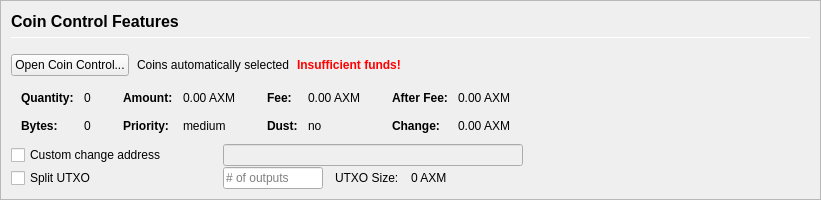
         <widget class="QFrame" name="frameCoinControl">
          <property name="sizePolicy">
           <sizepolicy hsizetype="Expanding" vsizetype="Expanding">
            <horstretch>0</horstretch>
            <verstretch>0</verstretch>
           </sizepolicy>
          </property>
          <property name="maximumSize">
           <size>
            <width>16777215</width>
            <height>16777215</height>
           </size>
          </property>
          <property name="frameShape">
           <enum>QFrame::StyledPanel</enum>
          </property>
          <property name="frameShadow">
           <enum>QFrame::Sunken</enum>
          </property>
          <layout class="QVBoxLayout" name="verticalLayoutCoinControl2">
           <property name="spacing">
            <number>0</number>
           </property>
           <property name="leftMargin">
            <number>0</number>
           </property>
           <property name="topMargin">
            <number>0</number>
           </property>
           <property name="rightMargin">
            <number>0</number>
           </property>
           <property name="bottomMargin">
            <number>0</number>
           </property>
           <item>
            <widget class="QFrame" name="frameCoinControl_BG">
             <layout class="QVBoxLayout" name="verticalLayoutCoinControl" stretch="0,0,0,0,0,0">
              <property name="spacing">
               <number>1</number>
              </property>
              <property name="leftMargin">
               <number>10</number>
              </property>
              <property name="topMargin">
               <number>10</number>
              </property>
              <item>
               <layout class="QHBoxLayout" name="horizontalLayoutCoinControl1">
                <property name="bottomMargin">
                 <number>15</number>
                </property>
                <item>
                 <layout class="QVBoxLayout" name="verticalLayout_3">
                  <property name="spacing">
                   <number>6</number>
                  </property>
                  <item>
                   <widget class="QLabel" name="labelCoinControlFeatures">
                    <property name="sizePolicy">
                     <sizepolicy hsizetype="Preferred" vsizetype="Maximum">
                      <horstretch>0</horstretch>
                      <verstretch>0</verstretch>
                     </sizepolicy>
                    </property>
                    <property name="minimumSize">
                     <size>
                      <width>0</width>
                      <height>20</height>
                     </size>
                    </property>
                    <property name="font">
                     <font>
                      <pointsize>12</pointsize>
                      <weight>75</weight>
                      <bold>true</bold>
                     </font>
                    </property>
                    <property name="styleSheet">
                     <string notr="true">font-weight:bold;</string>
                    </property>
                    <property name="text">
                     <string>Coin Control Features</string>
                    </property>
                   </widget>
                  </item>
                  <item>
                   <widget class="Line" name="line">
                    <property name="minimumSize">
                     <size>
                      <width>0</width>
                      <height>1</height>
                     </size>
                    </property>
                    <property name="maximumSize">
                     <size>
                      <width>16777215</width>
                      <height>1</height>
                     </size>
                    </property>
                    <property name="orientation">
                     <enum>Qt::Horizontal</enum>
                    </property>
                   </widget>
                  </item>
                 </layout>
                </item>
               </layout>
              </item>
              <item>
               <layout class="QHBoxLayout" name="horizontalLayoutCoinControl2" stretch="0,0,0,0">
                <property name="spacing">
                 <number>8</number>
                </property>
                <property name="bottomMargin">
                 <number>10</number>
                </property>
                <item>
                 <widget class="QPushButton" name="pushButtonCoinControl">
                  <property name="styleSheet">
                   <string notr="true"/>
                  </property>
                  <property name="text">
                   <string>Open Coin Control...</string>
                  </property>
                  <property name="autoDefault">
                   <bool>false</bool>
                  </property>
                 </widget>
                </item>
                <item>
                 <widget class="QLabel" name="labelCoinControlAutomaticallySelected">
                  <property name="text">
                   <string>Coins automatically selected</string>
                  </property>
                  <property name="margin">
                   <number>5</number>
                  </property>
                 </widget>
                </item>
                <item>
                 <widget class="QLabel" name="labelCoinControlInsuffFunds">
                  <property name="font">
                   <font>
                    <weight>75</weight>
                    <bold>true</bold>
                   </font>
                  </property>
                  <property name="styleSheet">
                   <string notr="true">color:red;font-weight:bold;</string>
                  </property>
                  <property name="text">
                   <string>Insufficient funds!</string>
                  </property>
                  <property name="margin">
                   <number>5</number>
                  </property>
                 </widget>
                </item>
                <item>
                 <spacer name="horizontalSpacerCoinControl">
                  <property name="orientation">
                   <enum>Qt::Horizontal</enum>
                  </property>
                  <property name="sizeHint" stdset="0">
                   <size>
                    <width>40</width>
                    <height>1</height>
                   </size>
                  </property>
                 </spacer>
                </item>
               </layout>
              </item>
              <item>
               <widget class="QWidget" name="widgetCoinControl" native="true">
                <property name="sizePolicy">
                 <sizepolicy hsizetype="Preferred" vsizetype="Preferred">
                  <horstretch>0</horstretch>
                  <verstretch>0</verstretch>
                 </sizepolicy>
                </property>
                <property name="minimumSize">
                 <size>
                  <width>0</width>
                  <height>0</height>
                 </size>
                </property>
                <property name="styleSheet">
                 <string notr="true"/>
                </property>
                <layout class="QHBoxLayout" name="horizontalLayoutCoinControl5">
                 <property name="leftMargin">
                  <number>0</number>
                 </property>
                 <property name="topMargin">
                  <number>0</number>
                 </property>
                 <property name="rightMargin">
                  <number>0</number>
                 </property>
                 <property name="bottomMargin">
                  <number>0</number>
                 </property>
                 <item>
                  <layout class="QHBoxLayout" name="horizontalLayoutCoinControl3" stretch="0,0,0,1">
                   <property name="spacing">
                    <number>20</number>
                   </property>
                   <property name="topMargin">
                    <number>0</number>
                   </property>
                   <property name="bottomMargin">
                    <number>10</number>
                   </property>
                   <item>
                    <layout class="QFormLayout" name="formLayoutCoinControl1">
                     <property name="horizontalSpacing">
                      <number>10</number>
                     </property>
                     <property name="verticalSpacing">
                      <number>14</number>
                     </property>
                     <property name="leftMargin">
                      <number>10</number>
                     </property>
                     <property name="topMargin">
                      <number>4</number>
                     </property>
                     <property name="rightMargin">
                      <number>6</number>
                     </property>
                     <item row="0" column="0">
                      <widget class="QLabel" name="labelCoinControlQuantityText">
                       <property name="font">
                        <font>
                         <weight>75</weight>
                         <bold>true</bold>
                        </font>
                       </property>
                       <property name="text">
                        <string>Quantity:</string>
                       </property>
                       <property name="margin">
                        <number>0</number>
                       </property>
                      </widget>
                     </item>
                     <item row="0" column="1">
                      <widget class="QLabel" name="labelCoinControlQuantity">
                       <property name="cursor">
                        <cursorShape>IBeamCursor</cursorShape>
                       </property>
                       <property name="contextMenuPolicy">
                        <enum>Qt::ActionsContextMenu</enum>
                       </property>
                       <property name="text">
                        <string notr="true">0</string>
                       </property>
                       <property name="margin">
                        <number>0</number>
                       </property>
                       <property name="textInteractionFlags">
                        <set>Qt::LinksAccessibleByMouse|Qt::TextSelectableByKeyboard|Qt::TextSelectableByMouse</set>
                       </property>
                      </widget>
                     </item>
                     <item row="1" column="0">
                      <widget class="QLabel" name="labelCoinControlBytesText">
                       <property name="font">
                        <font>
                         <weight>75</weight>
                         <bold>true</bold>
                        </font>
                       </property>
                       <property name="text">
                        <string>Bytes:</string>
                       </property>
                      </widget>
                     </item>
                     <item row="1" column="1">
                      <widget class="QLabel" name="labelCoinControlBytes">
                       <property name="cursor">
                        <cursorShape>IBeamCursor</cursorShape>
                       </property>
                       <property name="contextMenuPolicy">
                        <enum>Qt::ActionsContextMenu</enum>
                       </property>
                       <property name="text">
                        <string notr="true">0</string>
                       </property>
                       <property name="textInteractionFlags">
                        <set>Qt::LinksAccessibleByMouse|Qt::TextSelectableByKeyboard|Qt::TextSelectableByMouse</set>
                       </property>
                      </widget>
                     </item>
                    </layout>
                   </item>
                   <item>
                    <layout class="QFormLayout" name="formLayoutCoinControl2">
                     <property name="horizontalSpacing">
                      <number>10</number>
                     </property>
                     <property name="verticalSpacing">
                      <number>14</number>
                     </property>
                     <property name="leftMargin">
                      <number>6</number>
                     </property>
                     <property name="topMargin">
                      <number>4</number>
                     </property>
                     <property name="rightMargin">
                      <number>6</number>
                     </property>
                     <item row="0" column="0">
                      <widget class="QLabel" name="labelCoinControlAmountText">
                       <property name="font">
                        <font>
                         <weight>75</weight>
                         <bold>true</bold>
                        </font>
                       </property>
                       <property name="text">
                        <string>Amount:</string>
                       </property>
                       <property name="margin">
                        <number>0</number>
                       </property>
                      </widget>
                     </item>
                     <item row="0" column="1">
                      <widget class="QLabel" name="labelCoinControlAmount">
                       <property name="cursor">
                        <cursorShape>IBeamCursor</cursorShape>
                       </property>
                       <property name="contextMenuPolicy">
                        <enum>Qt::ActionsContextMenu</enum>
                       </property>
                       <property name="text">
                        <string notr="true">0.00 AXM</string>
                       </property>
                       <property name="textInteractionFlags">
                        <set>Qt::LinksAccessibleByMouse|Qt::TextSelectableByKeyboard|Qt::TextSelectableByMouse</set>
                       </property>
                      </widget>
                     </item>
                     <item row="1" column="0">
                      <widget class="QLabel" name="labelCoinControlPriorityText">
                       <property name="font">
                        <font>
                         <weight>75</weight>
                         <bold>true</bold>
                        </font>
                       </property>
                       <property name="text">
                        <string>Priority:</string>
                       </property>
                      </widget>
                     </item>
                     <item row="1" column="1">
                      <widget class="QLabel" name="labelCoinControlPriority">
                       <property name="cursor">
                        <cursorShape>IBeamCursor</cursorShape>
                       </property>
                       <property name="contextMenuPolicy">
                        <enum>Qt::ActionsContextMenu</enum>
                       </property>
                       <property name="text">
                        <string>medium</string>
                       </property>
                       <property name="textInteractionFlags">
                        <set>Qt::LinksAccessibleByMouse|Qt::TextSelectableByKeyboard|Qt::TextSelectableByMouse</set>
                       </property>
                      </widget>
                     </item>
                    </layout>
                   </item>
                   <item>
                    <layout class="QFormLayout" name="formLayoutCoinControl3">
                     <property name="horizontalSpacing">
                      <number>10</number>
                     </property>
                     <property name="verticalSpacing">
                      <number>14</number>
                     </property>
                     <property name="leftMargin">
                      <number>6</number>
                     </property>
                     <property name="topMargin">
                      <number>4</number>
                     </property>
                     <property name="rightMargin">
                      <number>6</number>
                     </property>
                     <item row="0" column="0">
                      <widget class="QLabel" name="labelCoinControlFeeText">
                       <property name="font">
                        <font>
                         <weight>75</weight>
                         <bold>true</bold>
                        </font>
                       </property>
                       <property name="text">
                        <string>Fee:</string>
                       </property>
                       <property name="margin">
                        <number>0</number>
                       </property>
                      </widget>
                     </item>
                     <item row="0" column="1">
                      <widget class="QLabel" name="labelCoinControlFee">
                       <property name="cursor">
                        <cursorShape>IBeamCursor</cursorShape>
                       </property>
                       <property name="contextMenuPolicy">
                        <enum>Qt::ActionsContextMenu</enum>
                       </property>
                       <property name="text">
                        <string notr="true">0.00 AXM</string>
                       </property>
                       <property name="textInteractionFlags">
                        <set>Qt::LinksAccessibleByMouse|Qt::TextSelectableByKeyboard|Qt::TextSelectableByMouse</set>
                       </property>
                      </widget>
                     </item>
                     <item row="1" column="0">
                      <widget class="QLabel" name="labelCoinControlLowOutputText">
                       <property name="font">
                        <font>
                         <weight>75</weight>
                         <bold>true</bold>
                        </font>
                       </property>
                       <property name="text">
                        <string>Dust:</string>
                       </property>
                      </widget>
                     </item>
                     <item row="1" column="1">
                      <widget class="QLabel" name="labelCoinControlLowOutput">
                       <property name="cursor">
                        <cursorShape>IBeamCursor</cursorShape>
                       </property>
                       <property name="contextMenuPolicy">
                        <enum>Qt::ActionsContextMenu</enum>
                       </property>
                       <property name="text">
                        <string>no</string>
                       </property>
                       <property name="textInteractionFlags">
                        <set>Qt::LinksAccessibleByMouse|Qt::TextSelectableByKeyboard|Qt::TextSelectableByMouse</set>
                       </property>
                      </widget>
                     </item>
                    </layout>
                   </item>
                   <item>
                    <layout class="QFormLayout" name="formLayoutCoinControl4">
                     <property name="horizontalSpacing">
                      <number>10</number>
                     </property>
                     <property name="verticalSpacing">
                      <number>14</number>
                     </property>
                     <property name="leftMargin">
                      <number>6</number>
                     </property>
                     <property name="topMargin">
                      <number>4</number>
                     </property>
                     <property name="rightMargin">
                      <number>6</number>
                     </property>
                     <item row="0" column="0">
                      <widget class="QLabel" name="labelCoinControlAfterFeeText">
                       <property name="font">
                        <font>
                         <weight>75</weight>
                         <bold>true</bold>
                        </font>
                       </property>
                       <property name="text">
                        <string>After Fee:</string>
                       </property>
                       <property name="margin">
                        <number>0</number>
                       </property>
                      </widget>
                     </item>
                     <item row="0" column="1">
                      <widget class="QLabel" name="labelCoinControlAfterFee">
                       <property name="cursor">
                        <cursorShape>IBeamCursor</cursorShape>
                       </property>
                       <property name="contextMenuPolicy">
                        <enum>Qt::ActionsContextMenu</enum>
                       </property>
                       <property name="text">
                        <string notr="true">0.00 AXM</string>
                       </property>
                       <property name="textInteractionFlags">
                        <set>Qt::LinksAccessibleByMouse|Qt::TextSelectableByKeyboard|Qt::TextSelectableByMouse</set>
                       </property>
                      </widget>
                     </item>
                     <item row="1" column="0">
                      <widget class="QLabel" name="labelCoinControlChangeText">
                       <property name="font">
                        <font>
                         <weight>75</weight>
                         <bold>true</bold>
                        </font>
                       </property>
                       <property name="text">
                        <string>Change:</string>
                       </property>
                      </widget>
                     </item>
                     <item row="1" column="1">
                      <widget class="QLabel" name="labelCoinControlChange">
                       <property name="cursor">
                        <cursorShape>IBeamCursor</cursorShape>
                       </property>
                       <property name="contextMenuPolicy">
                        <enum>Qt::ActionsContextMenu</enum>
                       </property>
                       <property name="text">
                        <string notr="true">0.00 AXM</string>
                       </property>
                       <property name="textInteractionFlags">
                        <set>Qt::LinksAccessibleByMouse|Qt::TextSelectableByKeyboard|Qt::TextSelectableByMouse</set>
                       </property>
                      </widget>
                     </item>
                    </layout>
                   </item>
                  </layout>
                 </item>
                </layout>
               </widget>
              </item>
              <item>
               <layout class="QHBoxLayout" name="horizontalLayoutCoinControl4">
                <property name="spacing">
                 <number>12</number>
                </property>
                <property name="sizeConstraint">
                 <enum>QLayout::SetDefaultConstraint</enum>
                </property>
                <property name="topMargin">
                 <number>0</number>
                </property>
                <property name="rightMargin">
                 <number>0</number>
                </property>
                <item>
                 <widget class="QCheckBox" name="checkBoxCoinControlChange">
                  <property name="sizePolicy">
                   <sizepolicy hsizetype="Preferred" vsizetype="Preferred">
                    <horstretch>0</horstretch>
                    <verstretch>0</verstretch>
                   </sizepolicy>
                  </property>
                  <property name="minimumSize">
                   <size>
                    <width>200</width>
                    <height>0</height>
                   </size>
                  </property>
                  <property name="maximumSize">
                   <size>
                    <width>200</width>
                    <height>16777215</height>
                   </size>
                  </property>
                  <property name="toolTip">
                   <string>If this is activated, but the change address is empty or invalid, change will be sent to a newly generated address.</string>
                  </property>
                  <property name="text">
                   <string>Custom change address</string>
                  </property>
                 </widget>
                </item>
                <item>
                 <widget class="QValidatedLineEdit" name="lineEditCoinControlChange">
                  <property name="enabled">
                   <bool>false</bool>
                  </property>
                  <property name="sizePolicy">
                   <sizepolicy hsizetype="Preferred" vsizetype="Preferred">
                    <horstretch>0</horstretch>
                    <verstretch>0</verstretch>
                   </sizepolicy>
                  </property>
                  <property name="minimumSize">
                   <size>
                    <width>300</width>
                    <height>0</height>
                   </size>
                  </property>
                 </widget>
                </item>
                <item>
                 <widget class="QLabel" name="labelCoinControlChangeLabel">
                  <property name="sizePolicy">
                   <sizepolicy hsizetype="Preferred" vsizetype="Preferred">
                    <horstretch>0</horstretch>
                    <verstretch>0</verstretch>
                   </sizepolicy>
                  </property>
                  <property name="minimumSize">
                   <size>
                    <width>100</width>
                    <height>0</height>
                   </size>
                  </property>
                  <property name="text">
                   <string/>
                  </property>
                  <property name="margin">
                   <number>3</number>
                  </property>
                 </widget>
                </item>
               </layout>
              </item>
              <item>
               <layout class="QHBoxLayout" name="horizontalLayoutCoinControl6">
                <property name="spacing">
                 <number>12</number>
                </property>
                <property name="rightMargin">
                 <number>0</number>
                </property>
                <item>
                 <widget class="QCheckBox" name="splitBlockCheckBox">
                  <property name="sizePolicy">
                   <sizepolicy hsizetype="Preferred" vsizetype="Preferred">
                    <horstretch>0</horstretch>
                    <verstretch>0</verstretch>
                   </sizepolicy>
                  </property>
                  <property name="minimumSize">
                   <size>
                    <width>200</width>
                    <height>0</height>
                   </size>
                  </property>
                  <property name="maximumSize">
                   <size>
                    <width>200</width>
                    <height>16777215</height>
                   </size>
                  </property>
                  <property name="text">
                   <string>Split UTXO</string>
                  </property>
                 </widget>
                </item>
                <item>
                 <widget class="QLineEdit" name="splitBlockLineEdit">
                  <property name="sizePolicy">
                   <sizepolicy hsizetype="Preferred" vsizetype="Preferred">
                    <horstretch>50</horstretch>
                    <verstretch>0</verstretch>
                   </sizepolicy>
                  </property>
                  <property name="minimumSize">
                   <size>
                    <width>100</width>
                    <height>0</height>
                   </size>
                  </property>
                  <property name="maximumSize">
                   <size>
                    <width>100</width>
                    <height>16777215</height>
                   </size>
                  </property>
                  <property name="placeholderText">
                   <string># of outputs</string>
                  </property>
                 </widget>
                </item>
                <item>
                 <widget class="QLabel" name="labelBlockSizeText">
                  <property name="text">
                   <string>UTXO Size:</string>
                  </property>
                 </widget>
                </item>
                <item>
                 <widget class="QLabel" name="labelBlockSize">
                  <property name="text">
                   <string>0 AXM</string>
                  </property>
                 </widget>
                </item>
                <item>
                 <spacer name="horizontalSpacer_7">
                  <property name="orientation">
                   <enum>Qt::Horizontal</enum>
                  </property>
                  <property name="sizeHint" stdset="0">
                   <size>
                    <width>40</width>
                    <height>20</height>
                   </size>
                  </property>
                 </spacer>
                </item>
               </layout>
              </item>
              <item>
               <spacer name="verticalSpacerCoinControl">
                <property name="orientation">
                 <enum>Qt::Vertical</enum>
                </property>
                <property name="sizeHint" stdset="0">
                 <size>
                  <width>800</width>
                  <height>1</height>
                 </size>
                </property>
               </spacer>
              </item>
             </layout>
            </widget>
           </item>
          </layout>
         </widget>
